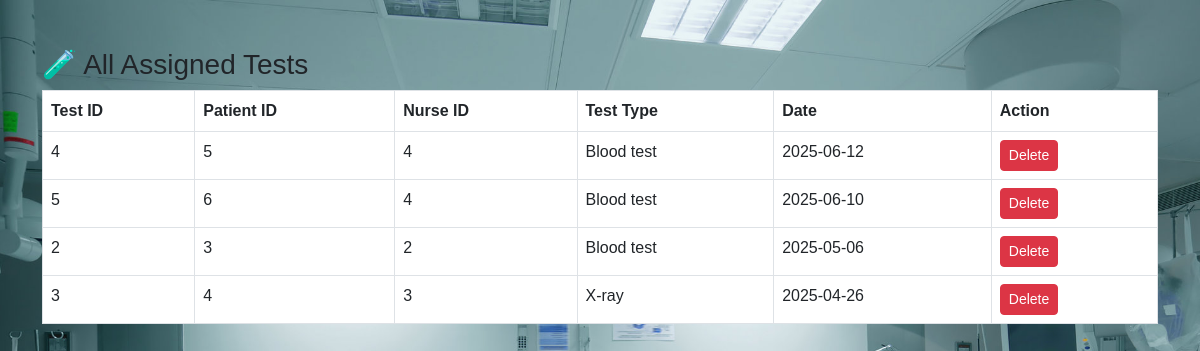
/HMS/pages/view_tests.php (signed in), run on the app's committed database.
### tables this page shows
CREATE TABLE `test` (
  `TestID` int(11) NOT NULL,
  `PatientID` int(11) DEFAULT NULL,
  `NurseID` int(11) DEFAULT NULL,
  `TestType` varchar(100) DEFAULT NULL,
  `Date` date DEFAULT NULL
);

### HMS/pages/view_tests.php (the view, shortened to what this page needs)
<?php
include('../includes/db.php');
include('../includes/header.php');
?>
<div class="container mt-5">
  <h3>🧪 All Assigned Tests</h3>
  <table class="table table-bordered">
    <thead>
      <tr>
        <th>Test ID</th>
        <th>Patient ID</th>
        <th>Nurse ID</th>
        <th>Test Type</th>
        <th>Date</th>
        <th>Action</th>
      </tr>
    </thead>
    <tbody>
      <?php
        $result = mysqli_query($conn, "SELECT * FROM Test ORDER BY Date DESC");
        if (mysqli_num_rows($result) > 0) {
          while ($row = mysqli_fetch_assoc($result)) {
            echo "<tr>
                    <td>{$row['TestID']}</td>
                    <td>{$row['PatientID']}</td>
                    <td>{$row['NurseID']}</td>
                    <td>{$row['TestType']}</td>
                    <td>{$row['Date']}</td>
                    <td>
                      <a href='view_tests.php?delete={$row['TestID']}' class='btn btn-danger btn-sm' onclick='return confirm(\"Are you sure you want to delete this test?\")'>Delete</a>
                    </td>
                  </tr>";
          }
        } else {
          echo "<tr><td colspan='6' class='text-center'>No tests found.</td></tr>";
        }
      ?>
    </tbody>
  </table>
</div>
<?php include('../includes/footer.php'); ?>

### HMS/includes/header.php (style rules this page uses)
body { background: url('/HMS/assets/img/hospital-bg.jpg') no-repeat center center fixed; background-size: cover; font-family: 'Poppins', sans-serif; margin: 0; padding: 0; }

### data on the page
test: TestID "4", PatientID "5", NurseID "4", TestType "Blood test", Date "2025-06-12"
test: TestID "5", PatientID "6", NurseID "4", TestType "Blood test", Date "2025-06-10"
test: TestID "2", PatientID "3", NurseID "2", TestType "Blood test", Date "2025-05-06"
test: TestID "3", PatientID "4", NurseID "3", TestType "X-ray", Date "2025-04-26"
